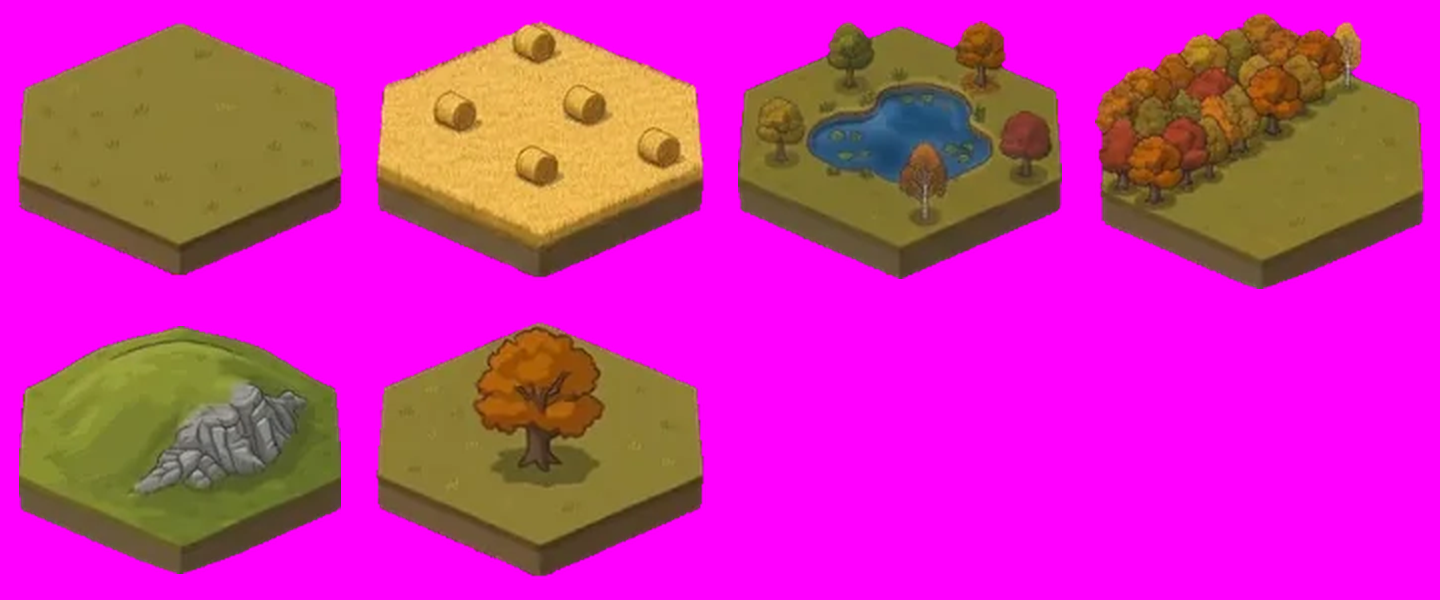
#> input picture dev/art-roads/ref-tiles.png, 1440 x 600 px
$ python build-finds.py art-roads/ref-tiles.png
#> lines starting #> are read from the running program, lines starting #| are printed output that depends on the picture
### dev/defringe.py
# Heather and flower beds are purple too, so ground tiles get only the edge pass.
# Takes the magenta fringe off a cut-out sprite: a pink-tinged pixel on the edge of the picture
# (red and blue both well above green, next to a transparent one) goes, twice over. Shared by
# dev/build-terrain.py and dev/build-landmarks.py.

def defringe(im, passes=3, inner=False):
    im = im.convert('RGBA'); W, H = im.size; px = im.load()
    # Landmarks only (`inner`): magenta caught inside the picture (between lattice girders, under arches), blended with what's
    # behind it: red and blue both far above green and close to each other. Gone wherever it is.
    for y in range(H if inner else 0):
        for x in range(W):
            r, g, b, a = px[x, y]
            if a and r - g > 55 and b - g > 55 and abs(r - b) < 70: px[x, y] = (0, 0, 0, 0)
    # A nearly invisible rim pixel would shield the pink one inside it: gone first.
    for y in range(H):
        for x in range(W):
            if 0 < px[x, y][3] < 40: px[x, y] = (0, 0, 0, 0)
    for _ in range(passes):
        drop = []
        for y in range(H):
            for x in range(W):
                r, g, b, a = px[x, y]
                if a == 0 or not (r - g > 22 and b - g > 14): continue
                if any(not (0 <= x + dx < W and 0 <= y + dy < H) or px[x + dx, y + dy][3] == 0 for dx, dy in ((1, 0), (-1, 0), (0, 1), (0, -1))):
                    drop.append((x, y))
        for x, y in drop: px[x, y] = (0, 0, 0, 0)
    return im

### dev/build-finds.py
# The painted finds (coal, sheep, a pit wheel...: made in Gemini as a 4x4 sheet on magenta) cut out and
# packed into icons/finds.webp, with their places in js/map/finds-atlas.js. Generic pictures, nothing
# private, so the sheet's cut-outs live in the repo.
#
#   python dev/build-finds.py <sheet.png>
#
# The sheet's cells, row by row, are the kinds in ORDER; a cell named None is left out.
import sys, os, json
from collections import deque
from PIL import Image
sys.path.insert(0, os.path.dirname(os.path.abspath(__file__)))
from defringe import defringe

ORDER = ['coal', 'wheat', 'sheep', 'deer', 'horses', 'pub', 'pitwheel', 'stone',
         'salt', 'cows', 'timber', 'trout', 'marble', 'beer', 'fish', None]
HEIGHT = 96
root = os.path.dirname(os.path.dirname(os.path.abspath(__file__)))
sheet = Image.open(sys.argv[1]).convert('RGBA')
W, H = sheet.size
#> W = 1440; H = 600

def cut(cell):
    # The background: magenta (and the purple of its shadows) joined to the cell's edge.
    w, h = cell.size; px = cell.load()
    bg = [[False] * w for _ in range(h)]
    q = deque([(x, y) for x in range(w) for y in (0, h - 1)] + [(x, y) for y in range(h) for x in (0, w - 1)])
    while q:
        x, y = q.popleft()
        if bg[y][x]: continue
        r, g, b, _ = px[x, y]
        if not (r - g > 35 and b - g > 10): continue
        bg[y][x] = True
        for nx, ny in ((x + 1, y), (x - 1, y), (x, y + 1), (x, y - 1)):
            if 0 <= nx < w and 0 <= ny < h and not bg[ny][nx]: q.append((nx, ny))
    for y in range(h):
        for x in range(w):
            if bg[y][x]: px[x, y] = (0, 0, 0, 0)
    cell = defringe(cell, inner=True)
    # Scraps of the neighbouring cells' pictures: only the pieces at least a quarter the size of the
    # biggest stay (two sheep are two pieces).
    px = cell.load(); seen = set(); parts = []
    for y in range(h):
        for x in range(w):
            if (x, y) in seen or px[x, y][3] < 100: continue
            q = deque([(x, y)]); seen.add((x, y)); part = []
            while q:
                cx, cy = q.popleft(); part.append((cx, cy))
                for nx, ny in ((cx + 1, cy), (cx - 1, cy), (cx, cy + 1), (cx, cy - 1)):
                    if 0 <= nx < w and 0 <= ny < h and (nx, ny) not in seen and px[nx, ny][3] >= 100: seen.add((nx, ny)); q.append((nx, ny))
            parts.append(part)
#> (the run stopped early here; a loop or call above may not have finished)

$ run again, on dev/art-roads/sheet3-paved.png
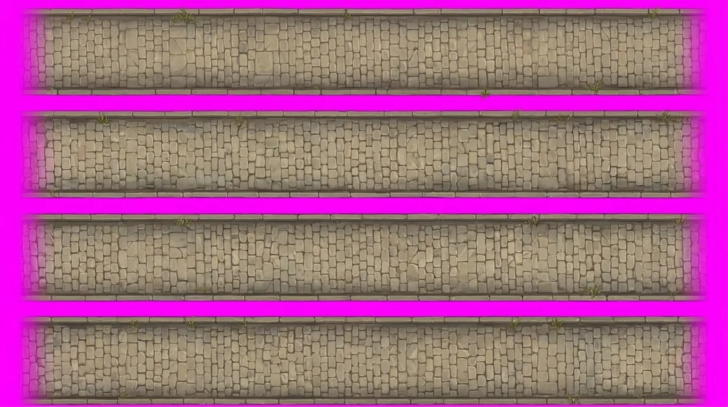
#> input picture dev/art-roads/sheet3-paved.png, 1456 x 814 px (shown at 1/2 size)
#> sheet is the input picture: PIL image 1456x814 RGBA; mean R, G, B, A 162.2, 97.7, 135.4, 255
#> the loop `for i, kind in enumerate(ORDER):` made 16 passes
#> pass 2, in defringe (call 2), `im = im.convert('RGBA')`:
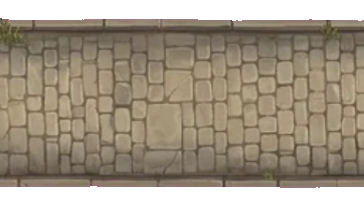
#> im: PIL image 364x203 RGBA; mean R, G, B, A 115, 103.6, 86, 210.3; transparent parts drawn white
#> after the loop `for i, kind in enumerate(ORDER):`: sprites = 15 items
#> cw = 209
#> the loop `for i, (kind, im) in enumerate(sprites):` made 15 passes
#> after the loop `for i, (kind, im) in enumerate(sprites):`:
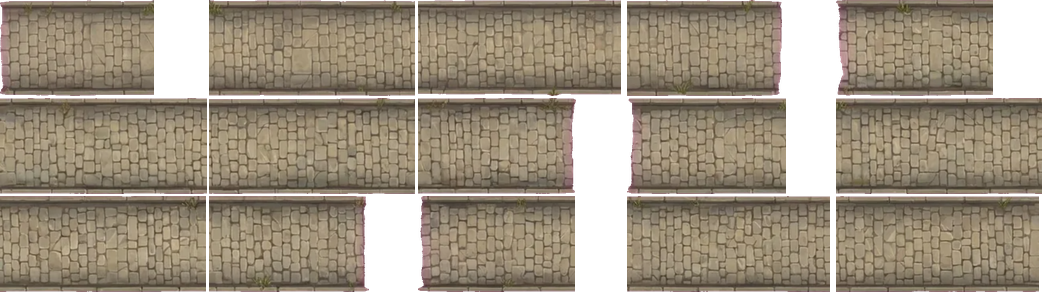
#> atlas: PIL image 1045x294 RGBA; mean R, G, B, A 118.6, 106.8, 89.3, 214.2; transparent parts drawn white
#> after the loop `for i, (kind, im) in enumerate(sprites):`: index = 15 items
#| 15 finds, atlas 1045x294, 58 KB
